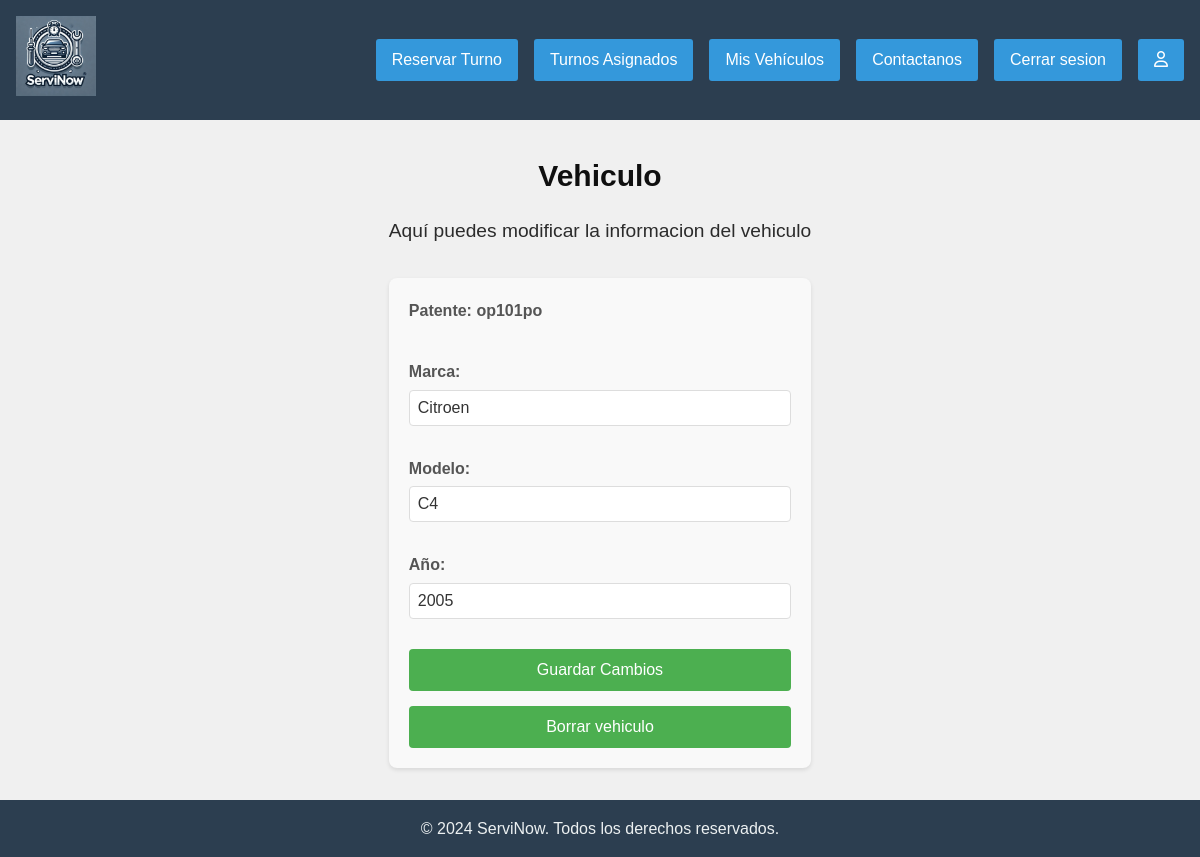
The app's page /html/vista_vehiculo_admin.php?patente=op101po (signed in) with its own data.
### tables this page shows
CREATE TABLE `vehiculo` (
  `PATENTE` varchar(7) NOT NULL,
  `MARCA` varchar(20) NOT NULL,
  `MODELO` varchar(20) NOT NULL,
  `ANIO` int(4) NOT NULL,
  `CODIGO_PROPIETARIO` int(4) DEFAULT NULL,
  `BORRADO` tinyint(1) NOT NULL
);

### html/vista_vehiculo_admin.php (the view, shortened to what this page needs)
<!DOCTYPE html>
<html>
<head>
    <link rel="stylesheet" href="../estilos.css">
    <link rel="stylesheet" href="">
</head>
<body>
    <header>
        <nav class="navegador">
            <?php if($_SESSION['tipo_usuario'] == 'USUARIO' ){
            echo"<a href='../html/vista_usuario.php'><img id='inicio' src='../img/icono.webp' alt='ServiNow'  height='80'></a>";
            echo"<ul class='lista'>";
            echo"   <li><a href='../html/vista_reservar_turno.php'>Reservar Turno</a></li>";
            echo"   <li><a href='../html/vista_turnos_asignados.php'>Turnos Asignados</a></li>";
            echo"   <li><a href='../html/vista_mis_vehiculos.php'>Mis Vehículos</a></li>";
            echo' <li><a href="../html/contacto.php">Contactanos</a></li>';
            echo"   <li><a href='../php/cerrar_sesion.php'>Cerrar sesion</a></li>";
            echo"   <li><a href='../html/vista_perfil.php'><i class='fa-regular fa-user'></i></a></li>";
            echo"</ul> ";
        }
        ?>
        </nav>
    </header>
    <article class="pag_principal">
        <h1>Vehiculo</h1>
        <p>Aquí puedes modificar la informacion del vehiculo</p>
        <?php
        include("../php/conexion.php");
        if($_SESSION['tipo_usuario'] == 'USUARIO'){
            $patente = $_GET['patente'];
        }
        else{
            $patente = $_POST['patente'];
        }
        $consulta = mysqli_query($conexion, "SELECT * FROM VEHICULO WHERE PATENTE = '$patente'");
        $resultado = mysqli_fetch_array($consulta);
        ?>
        <section class="perfil-usuario">
            <form class="formulario-perfil" id="formulario-usuario"action="../php/modificar_vehiculo.php" method="post">
                <div class="campo-formulario">
                    <label for="patente">Patente: <?php echo $resultado['PATENTE']?> </label>
                </div>
                <div class="campo-formulario">
                    <label for="marca">Marca:</label>
                    <input type="text" id="marca" name="marca" value="<?php echo $resultado['MARCA']?>" required>
                </div>
                <div class="campo-formulario">
                    <label for="modelo">Modelo:</label>
                    <input type="text" id="modelo" name="modelo" value="<?php echo $resultado['MODELO']?>" required>
                </div>
                <div class="campo-formulario">
                    <label for="anio">Año:</label>
                    <input type="text" id="anio" name="anio" value="<?php echo $resultado['ANIO']?>" required>
                </div>
                <button type="submit" name="accion" value="modificar" class="boton-guardar" onclick="activarRequeridos(true)">Guardar Cambios</button>
                <button type="submit" name="accion" value="borrar" class="boton-guardar" onclick="activarRequeridos(false)">Borrar vehiculo</button>
            </form>
        </section>
    </article>
    <footer>
        <p>&copy; 2024 ServiNow. Todos los derechos reservados.</p>
    </footer>
</body>
</html>

### estilos.css (style rules this page uses)
* { margin: 0; padding: 0; box-sizing: border-box; }
html, body { height: 100%; margin: 0; padding: 0; }
body { display: flex; flex-direction: column; font-family: Arial, sans-serif; background-color: #f0f0f0; color: #333; line-height: 1.6; }
.pag_principal { flex: 1 0 auto; max-width: 1200px; margin: 0 auto; padding: 2rem; }
footer { flex-shrink: 0; background-color: #2c3e50; color: #ecf0f1; text-align: center; padding: 1rem; margin-top: auto; }
.pag_principal > p { text-align: center; font-size: 1.2rem; color: #2b2b2b; margin-bottom: 2rem; }
.navegador { background-color: #2c3e50; padding: 1rem; display: flex; justify-content: space-between; align-items: center; }
.lista { list-style-type: none; display: flex; }
.lista li { margin-left: 1rem; }
h1, h2 { color: #0f0f0f; margin-bottom: 1rem; font-size: 30px; text-align: center; justify-content: center; }
ul a { display: inline-block; background-color: #3498db; color: #fff; padding: 0.5rem 1rem; text-decoration: none; border-radius: 3px; transition: background-color 0.3s ease; }
.perfil-usuario { background-color: #f9f9f9; border-radius: 8px; padding: 20px; box-shadow: 0 2px 4px rgba(0, 0, 0, 0.1); }
.formulario-perfil { display: flex; flex-direction: column; gap: 15px; }
.campo-formulario { display: flex; flex-direction: column; }
.campo-formulario label { margin-bottom: 5px; font-weight: bold; color: #555; }
.campo-formulario input { padding: 10px; border: 1px solid #ddd; border-radius: 4px; font-size: 16px; }
.boton-guardar { background-color: #4CAF50; color: white; padding: 12px 20px; border: none; border-radius: 4px; cursor: pointer; font-size: 16px; transition: background-color 0.3s ease; }
.campo-formulario { margin-bottom: 15px; }
.campo-formulario label { display: block; margin-bottom: 5px; font-weight: bold; }
.campo-formulario input { width: 100%; padding: 8px; border: 1px solid #ddd; border-radius: 4px; }
label { display: block; margin-bottom: 8px; font-weight: 500; color: #333; }
input, select { width: 100%; padding: 12px; border: 1px solid #ddd; border-radius: 8px; font-size: 16px; color: #333; }
button { background: #3498db; color: white; border: none; padding: 12px 30px; border-radius: 8px; font-size: 16px; cursor: pointer; width: 100%; transition: background-color 0.3s; }
button { background: #3498db; border: none; padding: 12px 30px; border-radius: 8px; font-size: 16px; cursor: pointer; width: 100%; transition: background-color 0.3s; }

### records on screen
vehiculo: PATENTE "op101po", marca "Citroen", modelo "C4", anio "2005"
